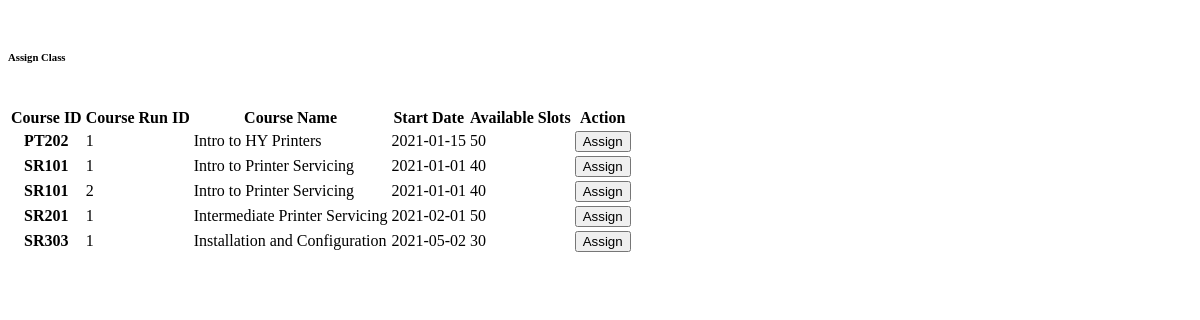
Page /View/Admin/AssignTrainerTo.php on the committed database.
### tables this page shows
CREATE TABLE Course_Run(
     
    Course_Code CHAR(5) NOT NULL, 
    Course_Run_ID INT NOT NULL, 

    Capacity INT,  
    Start_Date DATE, 
    End_Date DATE,
     

    CONSTRAINT Course_Run_PK PRIMARY KEY (Course_Code, Course_Run_ID), 
    CONSTRAINT Course_Run_FK FOREIGN KEY (Course_Code) REFERENCES Course(Course_Code)
);

CREATE TABLE Course(
    Course_Code CHAR(5) NOT NULL,  

    Course_Name VARCHAR(255), 
    Bagde_Name VARCHAR(255),  
    Badge_Image BLOB,  
    Course_Status BOOLEAN,  

    CONSTRAINT Course_PK PRIMARY KEY (Course_Code)
);

### Class/CourseRunDAO.php (called while the page is built, shortened)
<?php
class CourseRunDAO{
    function displayAllCourseRun(){
        $conn = new ConnectionManager();
        $pdo = $conn->getConnection();
        $sql = "SELECT C.Course_Code, Course_Name, Course_Run_ID, Capacity, Start_Date, End_Date
                FROM Course C, Course_Run CR WHERE C.Course_Code = CR.Course_Code;";
        $stmt = $pdo->prepare($sql);
        $stmt->setFetchMode(PDO::FETCH_ASSOC);
        $status = $stmt->execute();
        while($row = $stmt->fetch()){
            $result[] = [$row["Course_Code"], $row["Course_Name"], $row["Course_Run_ID"], $row["Capacity"], $row["Start_Date"], $row["End_Date"]];
        }
        return $result;
    }
}
?>

### View/Admin/AssignTrainerTo.php (the view, shortened to what this page needs)
<!DOCTYPE html>
<html lang="en">
<head>
</head>
<body>
      <?php
          $courseRunDAO = new CourseRunDAO();
          $courseRuns = $courseRunDAO->displayAllCourseRun();
        ?>
    <br>
     <div class="container">
        <div class="row mapD">
            <h6 class="border-bottom border-gray pb-2 mb-0">Assign Class</h6>
        </div>
        <br>
        <div id="datatable">
            <table class="table table-striped table-bordered">
                <thead class="thead-dark">
                    <tr>
                      <th scope="col">Course ID</th>
                      <th scope="col">Course Run ID</th>
                      <th scope="col">Course Name</th>
                      <th scope="col">Start Date</th>
                      <th scope="col">Available Slots</th>
                      <th scope="col">Action</th>
                    </tr>
                </thead>
                <tbody>
                  <?php foreach ($courseRuns as $courseRun){
                    echo "
                    <tr>
                      <th scope=\"row\">{$courseRun[0]}</th>
                      <td>{$courseRun[2]}</td>
                      <td>{$courseRun[1]}</td>
                      <td>{$courseRun[4]}</td>
                      <td>{$courseRun[3]}</td>
                      <td><a href=\"./postData/AssignTrainerProcess.php?empID={$_GET['empID']}&CourseID={$courseRun[0]}&CourseRUNID={$courseRun[2]}\"><button class=\"btn btn-outline-primary\">Assign</button></a></td>
                    </tr>
                    ";
                  }
                  ?>
                  </tbody>
            </table>
        </div>
    </div>
</body>
</html>

### rows in the picture
course_run: Course_Code.Course_Code "PT202", Course_Run_ID "1", Course_Code.Course_Name "Intro to HY Printers", Start_Date "2021-01-15", Capacity "50"
course_run: Course_Code.Course_Code "SR101", Course_Run_ID "1", Course_Code.Course_Name "Intro to Printer Servicing", Start_Date "2021-01-01", Capacity "40"
course_run: Course_Code.Course_Code "SR101", Course_Run_ID "2", Course_Code.Course_Name "Intro to Printer Servicing", Start_Date "2021-01-01", Capacity "40"
course_run: Course_Code.Course_Code "SR201", Course_Run_ID "1", Course_Code.Course_Name "Intermediate Printer Servicing", Start_Date "2021-02-01", Capacity "50"
course_run: Course_Code.Course_Code "SR303", Course_Run_ID "1", Course_Code.Course_Name "Installation and Configuration", Start_Date "2021-05-02", Capacity "30"
